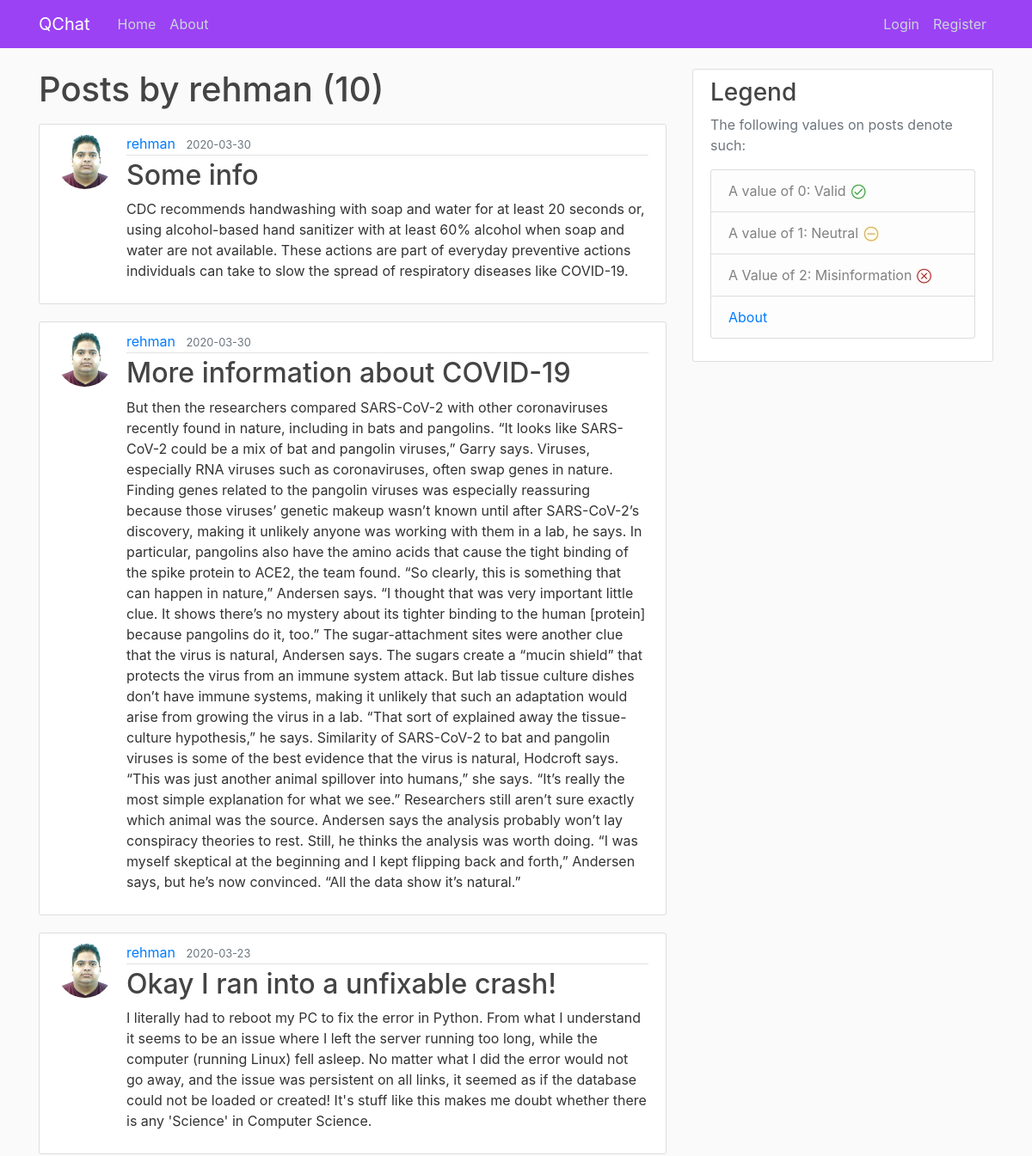
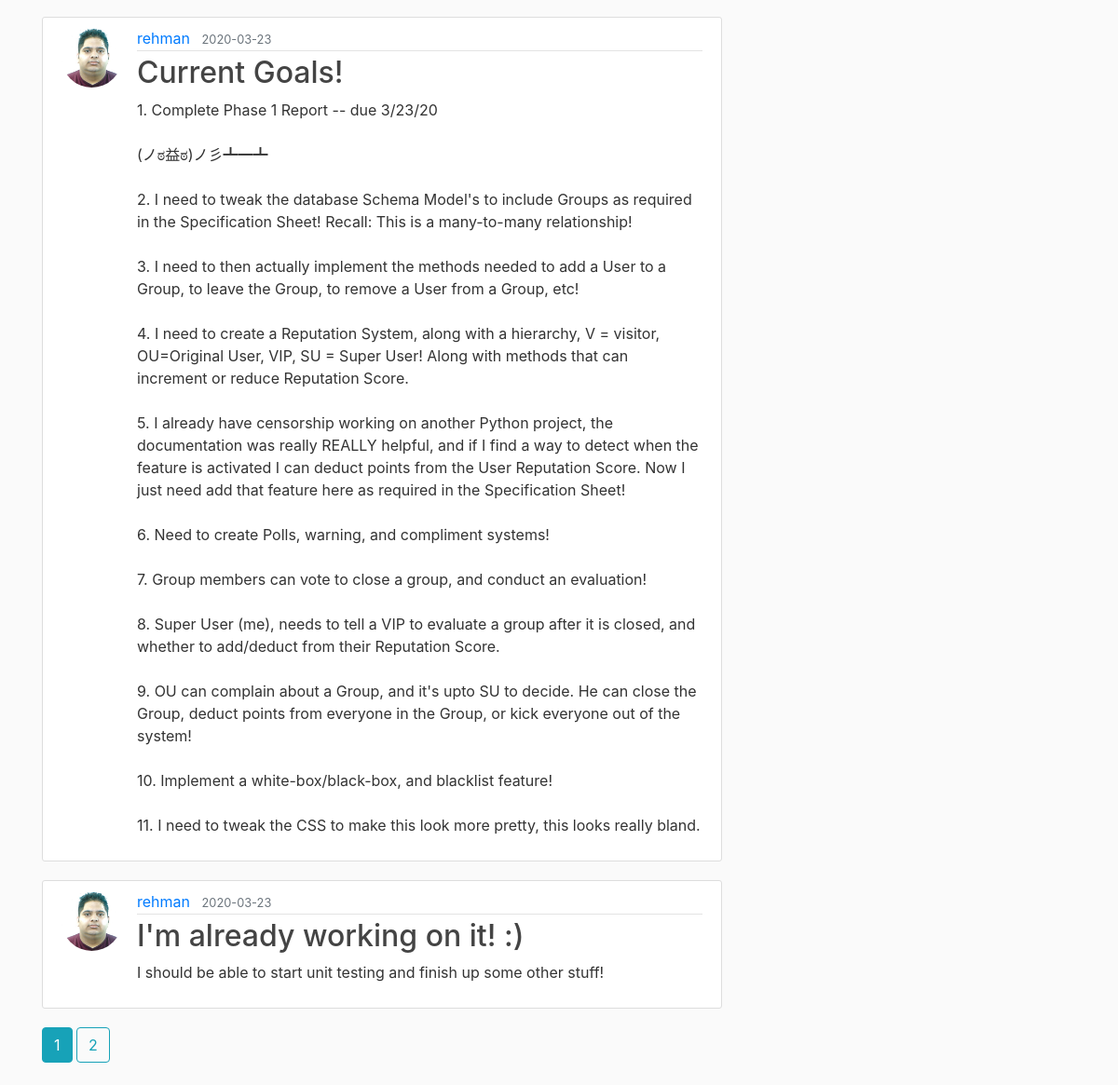
Screenshot of /user/rehman with the database file from the repository (2 pictures, top to bottom).
### app/models.py (models this page shows, shortened)
class User(db.Model, UserMixin):
    id = db.Column(db.Integer, primary_key=True)                                    # Primary Key
    username = db.Column(db.String(20), unique=True, nullable=False)                # Each User will have a username, with a max(20) characters, it must be unique, and Null is not allowed!
    email = db.Column(db.String(120), unique=True, nullable=False)                  # Each User will have an email, with a max(120) characters, it must be unique, and Null is not allowed!
    image_file = db.Column(db.String(20), nullable=False, default='default.jpg')    # Each User will have a defualt profile Image, so uniqueness does not apply, since Null is not allowed!
    password = db.Column(db.String(60), nullable=False)                             # Each User will have passwords, with a max(60) characters, uniqueness does not apply, and Null is not allowed!
    posts = db.relationship('Post', backref='author', lazy=True)                    # This is linked to Posts, Lazy Evaluation is set to: True

class Post(db.Model):
    id = db.Column(db.Integer, primary_key=True)                                    # Primary Key
    title = db.Column(db.String(100), nullable=False)                               # Each Post will have a title, with a max(100) characters, uniqueness does not apply, and Null is not allowed!
    date_posted = db.Column(db.DateTime, nullable=False, default=datetime.utcnow)   # Each Post will have a date_posted, with DateTime set to utcnow, current time, and Null is not allowed!
    content = db.Column(db.Text, nullable=False)                                    # Each Post will have a content with no character limit, and Null is not allowed!
    user_id = db.Column(db.Integer, db.ForeignKey('user.id'), nullable=False)       # This is using the user id as a ForeignKey, each post must have an Author, so Null is not allowed!

### app/users/routes.py (the view)
@users.route('/user/<string:username>')                                       # String
def user_posts(username):
    page = request.args.get('page', 1, type=int)                            # We request a page, the default page is 1, of type int
    user = User.query.filter_by(username=username).first_or_404()
    posts = Post.query.filter_by(author=user)\
        .order_by(Post.date_posted.desc())\
        .paginate(page=page, per_page=5)
    return render_template('user_posts.html', posts=posts, user=user)       # Redirect to user_posts.html

### app/templates/user_posts.html
{% extends "template.html" %}
{% block content %}
    <h1 class="mb-3">Posts by {{ user.username }} ({{ posts.total }}) </h1>
    {% for post in posts.items %}
        <article class="media content-section">
            <img class="rounded-circle article-img" src="{{ url_for('static', filename='profile_images/' + post.author.image_file ) }}">
            <div class="media-body">
                <div class="article-metadata">
                    <a class="mr-2" href="{{ url_for('users.user_posts', username=post.author.username) }}">{{ post.author.username }}</a>
                    <small class="text-muted">{{ post.date_posted.strftime('%Y-%m-%d') }}</small>
                </div>
                <h2><a class="article-title" href="{{url_for('posts.post', post_id=post.id) }}">{{ post.title }}</a></h2>
                <p class="article-content">{{ post.content }}</p>
            </div>
        </article>
    {% endfor %}
    {% for page_num in posts.iter_pages(left_edge=1, right_edge=1, left_current=1, right_current=2) %}
        {% if page_num %}
            {% if posts.page == page_num %}
                <a class="btn btn-info mb-4" href="{{ url_for('users.user_posts', username=user.username, page=page_num) }}">{{ page_num }}</a>
            {% else %}
                <a class="btn btn-outline-info mb-4" href="{{ url_for('users.user_posts', username=user.username, page=page_num) }}">{{ page_num }}</a>
            {% endif %}
        {% else %}
            ...
        {% endif %}
    {% endfor %}
{% endblock content %}

### app/static/main.css (style rules this page uses)
body { background: #fafafa; color: #333333; margin-top: 5rem; }
h1, h2, h3, h4, h5, h6 { color: #444444; }
.content-section { background: #ffffff; padding: 10px 20px; border: 1px solid #dddddd; border-radius: 3px; margin-bottom: 20px; }
.article-title { color: #444444; }
.article-content { white-space: pre-line; }
.article-img { height: 65px; width: 65px; margin-right: 16px; }
.article-metadata { padding-bottom: 1px; margin-bottom: 4px; border-bottom: 1px solid #e3e3e3 }

### rows the page displays
User: username "rehman"
Post: image_file (picture), author.username "rehman", date_posted "2020-03-30", title "Some info", content "CDC recommends handwashing with soap and water for at least 20 seconds or, using alcohol-based hand sanitizer with at least 60% alcohol when soap and water are not available. These actions are part of everyday preventive actions individuals can take to slow the spread of respiratory diseases like COVID-19."
Post: image_file (picture), author.username "rehman", date_posted "2020-03-30", title "More information about COVID-19", content "But then the researchers compared SARS-CoV-2 with other coronaviruses recently found in nature, including in bats and pangolins. “It looks like SARS-CoV-2 could be a mix of bat and pangolin viruses,” Garry says. Viruses, especially RNA viruses such as coronaviruses, often swap genes in nature. Finding genes related to the pangolin viruses was especially reassuring because those viruses’ genetic makeup wasn’t known until after SARS-CoV-2’s discovery, making it unlikely anyone was working with them in a lab, he says. In particular, pangolins also have the amino acids that cause the tight binding of the spike protein to ACE2, the team found. “So clearly, this is something that can happen in…"
Post: image_file (picture), author.username "rehman", date_posted "2020-03-23", title "Okay I ran into a unfixable crash!", content "I literally had to reboot my PC to fix the error in Python. From what I understand it seems to be an issue where I left the server running too long, while the computer (running Linux) fell asleep. No matter what I did the error would not go away, and the issue was persistent on all links, it seemed as if the database could not be loaded or created! It's stuff like this makes me doubt whether there is any 'Science' in Computer Science."
Post: image_file (picture), author.username "rehman", date_posted "2020-03-23", title "Current Goals!", content "1. Complete Phase 1 Report -- due 3/23/20 (ノಠ益ಠ)ノ彡┻━┻ 2. I need to tweak the database Schema Model's to include Groups as required in the Specification Sheet! Recall: This is a many-to-many relationship! 3. I need to then actually implement the methods needed to add a User to a Group, to leave the Group, to remove a User from a Group, etc! 4. I need to create a Reputation System, along with a hierarchy, V = visitor, OU=Original User, VIP, SU = Super User! Along with methods that can increment or reduce Reputation Score. 5. I already have censorship working on another Python project, the documentation was really REALLY helpful, and if I find a way to detect when the feature is activated I…"
Post: image_file (picture), author.username "rehman", date_posted "2020-03-23", title "I'm already working on it! :)", content "I should be able to start unit testing and finish up some other stuff!"

### other values shown
{{ posts.total }} "10"
{{ page_num }} "1"
{{ page_num }} "2"
